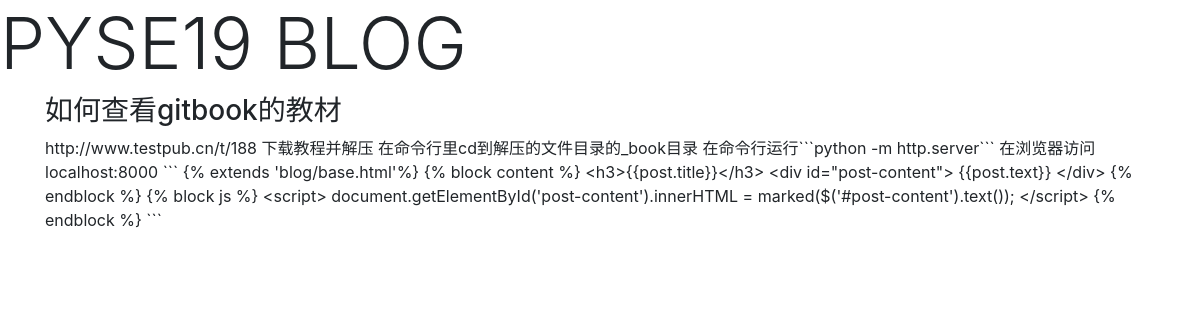
The page /blog/1/show on the database its author committed.
### blog/models.py (models this page shows, shortened)
class Post(models.Model):
    author=models.ForeignKey('auth.User',on_delete=models.CASCADE)
    title=models.CharField(max_length=200)
    text=models.TextField()
    created_date = models.DateTimeField(blank=True,default=timezone.now)
    published_date=models.DateTimeField(blank=True,null=True)

### blog/views.py (the view)
# urls.py: path('<int:post_id>/show',views.show,name='show'),
def show(request,post_id):
    post=get_object_or_404(Post,pk=post_id)
    return render(request,'blog/post_detail.html',{'post':post})

### blog/templates/blog/post_detail.html (shortened to what this page needs)
{% extends 'blog/base.html'%}
{% block content %}
    <h3>{{post.title}}</h3>
    <div id="post-content">
        {{post.text}}
    </div>
{% endblock %}

### rows shown on the page
Post: title "如何查看gitbook的教材", text "http://www.testpub.cn/t/188 下载教程并解压 在命令行里cd到解压的文件目录的_book目录 在命令行运行```python -m http.server``` 在浏览器访问localhost:8000 ``` {% extends 'blog/base.html'%} {% block content %} <h3>{{post.title}}</h3> <div id=\"post-content\"> {{post.text}} </div> {% endblock %} {% block js %} <script> document.getElementById('post-content').innerHTML = marked($('#post-content').text()); </script> {% endblock %} ```"
